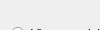
          <widget class="QWidget" name="page_2">
           <property name="geometry">
            <rect>
             <x>0</x>
             <y>0</y>
             <width>100</width>
             <height>30</height>
            </rect>
           </property>
           <attribute name="label">
            <string>多表替代</string>
           </attribute>
           <widget class="QWidget" name="layoutWidget">
            <property name="geometry">
             <rect>
              <x>11</x>
              <y>-8</y>
              <width>183</width>
              <height>201</height>
             </rect>
            </property>
            <layout class="QVBoxLayout" name="verticalLayout_5">
             <item>
              <widget class="QRadioButton" name="radioButton_5">
               <property name="text">
                <string>Vigenere cipher</string>
               </property>
               <property name="checked">
                <bool>true</bool>
               </property>
              </widget>
             </item>
             <item>
              <widget class="QRadioButton" name="radioButton_6">
               <property name="text">
                <string>Autokey ciphertext</string>
               </property>
              </widget>
             </item>
             <item>
              <widget class="QRadioButton" name="radioButton_7">
               <property name="text">
                <string>Autokey plaintext</string>
               </property>
              </widget>
             </item>
            </layout>
           </widget>
          </widget>
